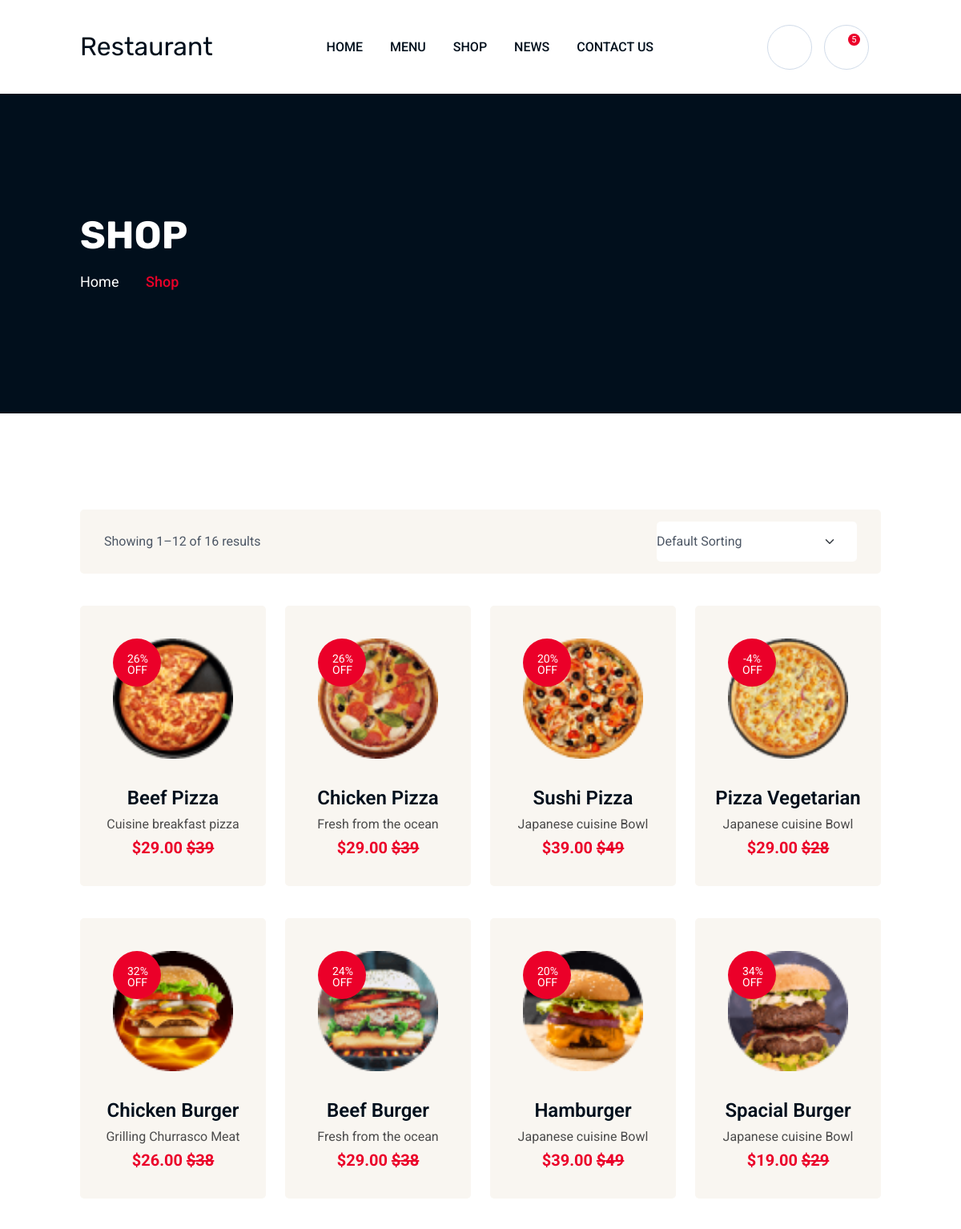
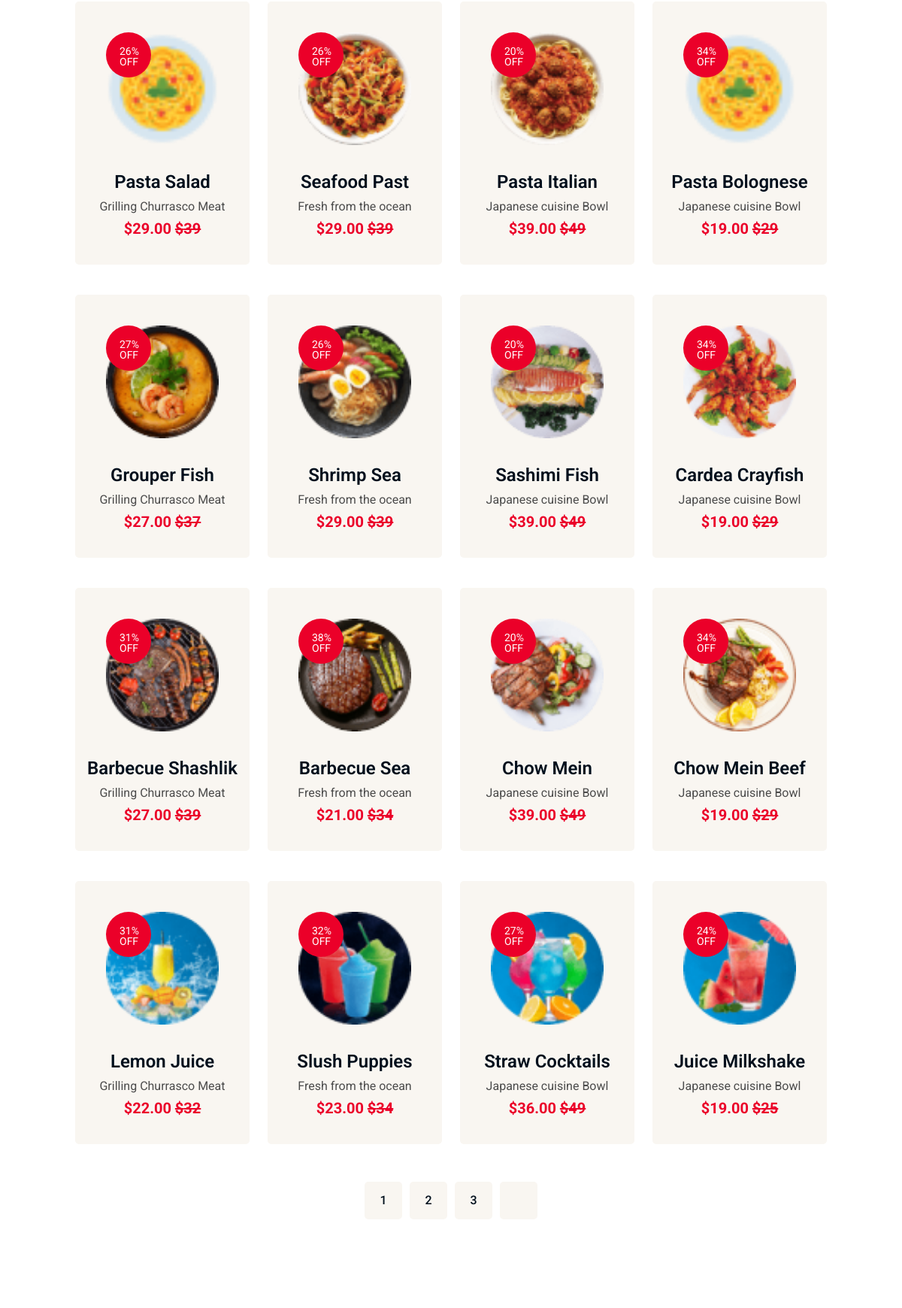
The app's page /shop/ (upper part) with its own data (2 pictures, top to bottom).
### myapp/models.py (models this page shows, shortened)
class ShopSliderModel(models.Model):
    id = models.UUIDField(primary_key=True, default=uuid.uuid4, editable=False)
    name = models.CharField(max_length=50, blank=True, null=True)
    image = models.ImageField(upload_to='ShopSlider')
    created_at = models.DateTimeField(auto_now_add=True)
    updated_at = models.DateTimeField(auto_now=True)

class Product(models.Model):
    id = models.UUIDField(primary_key=True, default=uuid.uuid4, editable=False)
    title = models.CharField(max_length=50, blank=True, null=True)
    text = models.CharField(max_length=300, blank=True, null=True)
    price = models.IntegerField(blank=True, null=True)           # Normal price
    disPrice = models.DecimalField(max_digits=10, decimal_places=2, default=0)
    discountPercentage = models.IntegerField(blank=True, null=True, editable=False)  # Auto calculated
    image = models.ImageField(upload_to="Product")
    category = models.ForeignKey(CategoryModel, on_delete=models.CASCADE, null=True, blank=True)
    in_stock = models.BooleanField(default=True)
    created_at = models.DateTimeField(auto_now_add=True)
    updated_at = models.DateTimeField(auto_now=True)
    @property
    def discountPercentage(self):
        if self.price and self.disPrice and self.price > 0:
            return round(((self.price - self.disPrice) / self.price) * 100)
        return 0

### myapp/views.py (the view)
# urls.py: path('shop/', views.ShopPage, name="shopPage"),
def ShopPage(request):
    ShopSlider = ShopSliderModel.objects.all()
    MenuCategory = MenuCategoryModel.objects.all()
    Gallery = GalleryModel.objects.all()
    products = Product.objects.all()
    default_product = Product.objects.first()
    context = {
        'ShopSlider': ShopSlider,
        'MenuCategory': MenuCategory,
        'Gallery': Gallery,
        'products': products,
        'default_product': default_product,
    }
    return render(request, 'shop.html', context)

### myapp/templates/shop.html (shortened to what this page needs)
{% extends 'base.html' %}
{% load static %}
{% load humanize %}
{% block body %}
{% for i in ShopSlider %}
<div class="breadcumb-wrapper" data-bg-src="{{ i.image.url }}">
    <div class="container z-index-common">
        <div class="breadcumb-content">
            <h1 class="breadcumb-title">{{ i.name|safe }}</h1>
            <ul class="breadcumb-menu">
                <li><a href="{% url 'homePage' %}">Home</a></li>
                <li>{{ i.name|safe }}</li>
            </ul>
        </div>
    </div>
</div>
{% endfor %}
<section class="th-product-wrapper space-top space-extra-bottom">
    <div class="container">
        <div class="th-sort-bar">
            <div class="row justify-content-between align-items-center">
                <div class="col-md">
                    <p class="woocommerce-result-count">Showing 1–12 of 16 results</p>
                </div>
                <div class="col-md-auto">
                    <form class="woocommerce-ordering" method="get"><select name="orderby" class="orderby"
                            aria-label="Shop order">
                            <option value="menu_order" selected="selected">Default Sorting</option>
                        </select></form>
                </div>
            </div>
        </div>
        <div class="row gy-40">
            {% for i in products %}
            <div class="col-xl-3 col-lg-4 col-sm-6">
                <div class="th-menu">
                    <div class="th-menu_img"><img class="spin" src="{{ i.image.url }}" alt="menu Image"
                            style="width:150px; height:auto;">
                        <div class="product-action">
                        </div>
                        <div class="th-menu_discount"><span class="sale">{{ i.discountPercentage|safe }}% OFF</span>
                        </div>
                    </div>
                    <div class="th-menu-content">
                        <h3 class="th-menu_title">
                            <a href="{% url 'shopDetailPage' i.id %}">{{ i.title|safe }}</a>
                        </h3>
                        <p class="th-menu_desc">{{ i.text|safe }}</p><span class="th-menu_price">${{ i.disPrice|intcomma }} <del>${{ i.price|intcomma }}</del></span>
                    </div>
                </div>
            </div>
            {% endfor %}
        </div>
        <div class="th-pagination text-center pt-50">
            <ul>
                <li><a href="blog.html">1</a></li>
                <li><a href="blog.html">2</a></li>
                <li><a href="blog.html">3</a></li>
                <li><a href="blog.html"><i class="far fa-arrow-right"></i></a></li>
            </ul>
        </div>
    </div>
</section>
{% endblock %}

### records on screen
ShopSliderModel: name "SHOP", name "Shop"
Product: image (picture), discountPercentage "26", title "Beef Pizza", text "Cuisine breakfast pizza", disPrice "29.00", price "39"
Product: image (picture), discountPercentage "26", title "Chicken Pizza", text "Fresh from the ocean", disPrice "29.00", price "39"
Product: image (picture), discountPercentage "20", title "Sushi Pizza", text "Japanese cuisine Bowl", disPrice "39.00", price "49"
Product: image (picture), discountPercentage "-4", title "Pizza Vegetarian", text "Japanese cuisine Bowl", disPrice "29.00", price "28"
Product: image (picture), discountPercentage "32", title "Chicken Burger", text "Grilling Churrasco Meat", disPrice "26.00", price "38"
Product: image (picture), discountPercentage "24", title "Beef Burger", text "Fresh from the ocean", disPrice "29.00", price "38"
Product: image (picture), discountPercentage "20", title "Hamburger", text "Japanese cuisine Bowl", disPrice "39.00", price "49"
Product: image (picture), discountPercentage "34", title "Spacial Burger", text "Japanese cuisine Bowl", disPrice "19.00", price "29"
Product: image (picture), discountPercentage "26", title "Pasta Salad", text "Grilling Churrasco Meat", disPrice "29.00", price "39"
Product: image (picture), discountPercentage "26", title "Seafood Past", text "Fresh from the ocean", disPrice "29.00", price "39"
Product: image (picture), discountPercentage "20", title "Pasta Italian", text "Japanese cuisine Bowl", disPrice "39.00", price "49"
Product: image (picture), discountPercentage "34", title "Pasta Bolognese", text "Japanese cuisine Bowl", disPrice "19.00", price "29"
Product: image (picture), discountPercentage "27", title "Grouper Fish", text "Grilling Churrasco Meat", disPrice "27.00", price "37"
Product: image (picture), discountPercentage "26", title "Shrimp Sea", text "Fresh from the ocean", disPrice "29.00", price "39"
Product: image (picture), discountPercentage "20", title "Sashimi Fish", text "Japanese cuisine Bowl", disPrice "39.00", price "49"
Product: image (picture), discountPercentage "34", title "Cardea Crayfish", text "Japanese cuisine Bowl", disPrice "19.00", price "29"
Product: image (picture), discountPercentage "31", title "Barbecue Shashlik", text "Grilling Churrasco Meat", disPrice "27.00", price "39"
Product: image (picture), discountPercentage "38", title "Barbecue Sea", text "Fresh from the ocean", disPrice "21.00", price "34"
Product: image (picture), discountPercentage "20", title "Chow Mein", text "Japanese cuisine Bowl", disPrice "39.00", price "49"
Product: image (picture), discountPercentage "34", title "Chow Mein Beef", text "Japanese cuisine Bowl", disPrice "19.00", price "29"
Product: image (picture), discountPercentage "31", title "Lemon Juice", text "Grilling Churrasco Meat", disPrice "22.00", price "32"
Product: image (picture), discountPercentage "32", title "Slush Puppies", text "Fresh from the ocean", disPrice "23.00", price "34"
Product: image (picture), discountPercentage "27", title "Straw Cocktails", text "Japanese cuisine Bowl", disPrice "36.00", price "49"
Product: image (picture), discountPercentage "24", title "Juice Milkshake", text "Japanese cuisine Bowl", disPrice "19.00", price "25"
